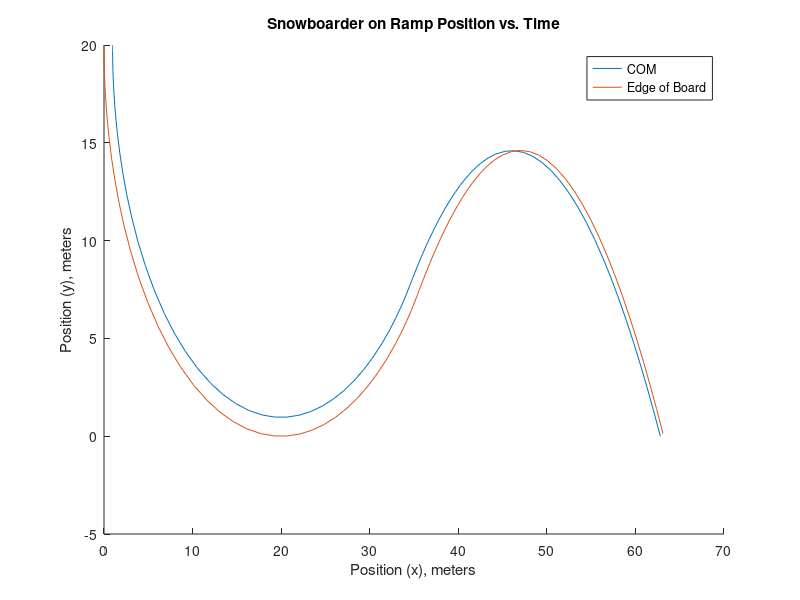
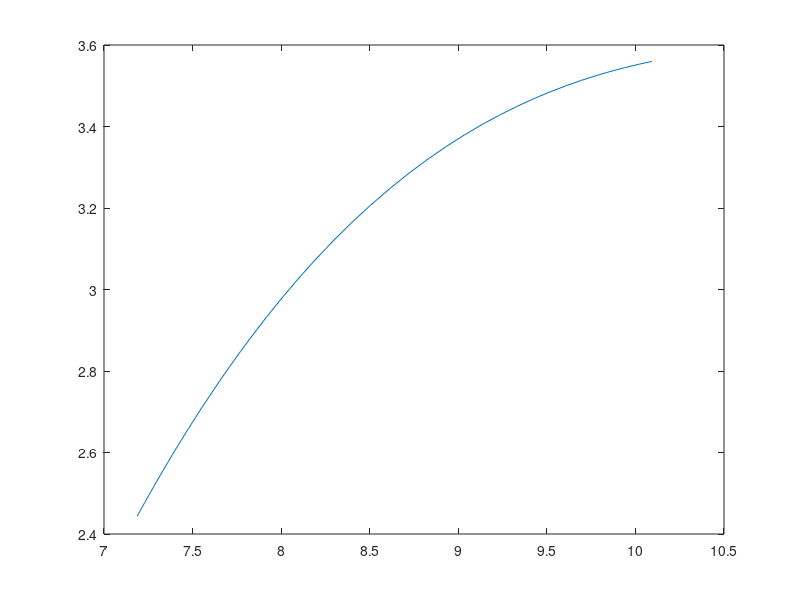

Here is the MATLAB script that generated these plots, in order:
%
function snowboard
clear all
close all


g = 9.81;                   % gravitational acceleration in m/s^2
m = 50;                     % mass in kg
r = 20;                     % ramp radius in m
ramp_theta_cutoff = 50;     % where ramp ends, degrees


%Model the snowboarder as a cylinder rotating around an axis through the
%"long" side, not the circular faces. The snowboarder has an MOI of 1/12
%ml^2, where l = the distance from their COM to the board. We change the
%length of the cylinder at a constant rate.
COM_board_dist = 0.55*1.754; % distance btwn snowboard/ground and person's COM. this number is very not fact checked
COM_board_end = 0.3048;     % distance btwn snowboard/ground and person's COM, crouched
MOI_change_time = 3;      % time taken for moment of inertia to change
Ldot = (COM_board_end - COM_board_dist)/MOI_change_time;
r_COM = r - COM_board_dist;

% initial values phase 1
z0_1=[0, 0];

% Time and ode
t_span = [0, 15]; 

reltol = 1.0e-9;
options1= odeset('RelTol', reltol,'Events',@event_stop_1);

[T1,Z1] = ode45(@eom1, t_span, z0_1, options1);

T1_end = T1(end);

%Stage 2 setup - defining IC's etc
x0 = r + r_COM*sind(ramp_theta_cutoff);%considering left edge of ramp where x = 0
y0 = r - r_COM*cosd(ramp_theta_cutoff);%considering lowest point of ramp where y=0
v0_mag = r_COM*(Z1(length(Z1),2));
vx0 = v0_mag*cos(Z1(length(Z1),1) - pi*0.5);
vy0 = v0_mag*sin(Z1(length(Z1),1) - pi*0.5);
%angle of snowboarder's body - COM relative to edge
t_b0 = Z1(length(Z1),1);
t_bdot0 = Z1(length(Z1),2);
z0_2 = [x0,y0,vx0,vy0,t_b0,t_bdot0,COM_board_dist];
t_span2 = [T1_end, 30];
options2 = odeset('RelTol',reltol,'Events',@event_stop_3);

[T2,Z2] = ode45(@eom2,t_span2,z0_2,options2);
T2 = T2+T1_end;
%{
%%%%%%%%%%%%%%%%%%%%%%%%%%%%%%%%%This was an attempt to use a third ODE to
model the constant MOI phase of the motion. I realized I couldn't use the
events on it properly, so it's commented out

%Stage 3 setup - defining ICs
end_index = length(Z2);
T2_end = T2(end);
z0_3 = Z2(end_index,1:6);
t_span3 = [T2_end,40];
options3 = odeset('RelTol',reltol,'Events',@event_stop_3);
[T3,Z3] = ode45(@eom3,t_span3,z0_3,options3);
%}
full_time = [T1;T2];
ramp_angle = Z1(:,1);
%Convert stage 1 to Cartesian Coordinates
COMramp_cart = [r - r_COM*cos(ramp_angle),r - r_COM*sin(ramp_angle)];
Edge_ramp_cart = [r*(1 - cos(ramp_angle)),r*(1 - sin(ramp_angle))];

%Get stage 2 position in Cartesian Coordinates
COMair_cart2 = Z2(:,1:2);
body_angle_2 = Z2(:,5);
Edge_air_cart2 = COMair_cart2 - (Z2(:,7)).*[cos(body_angle_2),sin(body_angle_2)];


%{
%%%%%%%%%%%%%%%% Removed stage 3 stuff
COMair_cart3 = Z3(:,1:2);
body_angle_3 = Z3(:,5);
Edge_air_cart3 = COMair_cart3 - COM_board_end.*[cos(body_angle_3),sin(body_angle_3)];
Edge_air_cart = [Edge_air_cart2;Edge_air_cart3];
%}
%Combine coordinates
COMcart = [COMramp_cart;COMair_cart2];
Edge_cart = [Edge_ramp_cart;Edge_air_cart2];

%{
figure(1)
%%%%%%%%%%%%%%% Plotting stage 1 and 2 separately for debugging, no longer
necessary for final 
plot(COMramp_cart(:,1),COMramp_cart(:,2));
figure(2)
plot(COMair_cart2(:,1),COMair_cart2(:,2));
%}
hold on
plot(COMcart(:,1),COMcart(:,2));
plot(Edge_cart(:,1),Edge_cart(:,2));
legend("COM","Edge of Board")
xlabel("Position (x), meters")
ylabel("Position (y), meters")
title("Snowboarder on Ramp Position vs. Time")
hold off
%options2 = odeset('RelTol',reltol,'Events',event_stop_2)
figure(2)
plot(T2,body_angle_2)

%%%%%%%%%%%%%%%%%%%%%%%%%%%%%%%%%%%%%%%%%%%%%%%%%%%%%%%%%%%%%%%%
function dzdt = eom1 (T,Z)
    %Stage 1 (Snowboarder on ramp EOM)
% DAE form
% eom + constraint eqn (written wrt state variables) 
%z1 = theta, z2 = thetadot
F_d = 0;%adding a drag force = 0 in case we want to implement this later

dz1dt = Z(2);
dz2dt = g*cos(Z(1))/r - F_d/m;
dzdt = [dz1dt;dz2dt];

%Commenting this version out since it looks like double pendulum stuff
%{
 z1 = theta1, z2 = theta2, z3 = theta1dot, z4 = theta2dot, z5 = T1, z6 =T2

Mat = [1 0 0 0 0 0;
       0 1 0 0 0 0;
       0 0 L1 0 0 ((-sin(Z(2)-Z(1)))/m1);
       0 0 0 (L2*cos(Z(2)-Z(1))) 0 (sin(Z(2)-Z(1))*((1/m1)+(1/m2)));
       0 0 0 0 (-1/m1) (cos(Z(2)-Z(1))/m1);
       0 0 0 (-L2*sin(Z(2)-Z(1))) 0 (cos(Z(2)-Z(1))/m2)];
vec = [Z(3);
       Z(4);
       -g*sin(Z(1));
       (Z(4)^2)*L2*sin(Z(2)-Z(1));
       -(Z(3)^2)*L1 - g*cos(Z(1));
       (Z(3)^2)*L1 + (Z(4)^2)*L2*cos(Z(2)-Z(1)) + g*cos(Z(1))];


dzdt = Mat\vec;
%}
end
%%%%%%%%%%%%%%%%%%%%%%%%%%%%%%%%%%%%%%%%%%%%%%%%%%%%%%%%%%%%%%%%%%%%%
function dzdt = eom2(T,Z)
%Stage 2 - Snowboarder in air's COM EOM - changing MOI
%z1 = x, z2 = y, z3 = xdot, z4 = ydot, z5 = t_b angle, z6 = t_bdot, z7=L

dz1dt = Z(3);
dz2dt = Z(4);
dz3dt = 0;
dz4dt = -g;
dz5dt = Z(6);
if T < (T1_end + MOI_change_time)
    dz6dt = 2*Ldot*Z(6)/Z(7);
else 
    dz6dt = 0;
end
dz7dt = Ldot;

dzdt = [dz1dt;dz2dt;dz3dt;dz4dt;dz5dt;dz6dt;dz7dt];

end
%{
Stage 3 EOM where MOI is always constant
function dzdt = eom3(T,Z)
    dzdt = [Z(3);Z(4);0;-g;Z(6);0];
end
%}    
%%%%%%%%%%%%%%%%%%%%%%%%%%%%%%%%%%%%%%%%%%%%%%%%%%%%%%%%%%%%%%%%%%%%%%%%%%%

function [eventvalue,stopthecalc,eventdirection] = event_stop_1(T,Z)
    eventvalue      =  (Z(1)-((ramp_theta_cutoff + 90)*2*pi/360));%event at end of ramp defined by ramp angle cutoff
    stopthecalc     =  1;       %  Stop if event occurs
    eventdirection  = 1;       %  Detect only events with dydt>0
end
%{
function [eventval,stop,dir] = event_stop_2(T,Z)
    eventval = T - MOI_change_time;
    stop = 1;%stop if event occurs setting = true
    dir = 1;%event only occurs if dLdt > 0
end
%}
function [eventval,stop,dir] = event_stop_3(T,Z)
    eventval = Z(2); %event at y = 0
    stop = 1;%stop if event occurs setting = true
    dir = -1;%event only occurs if dydt < 0

end

end